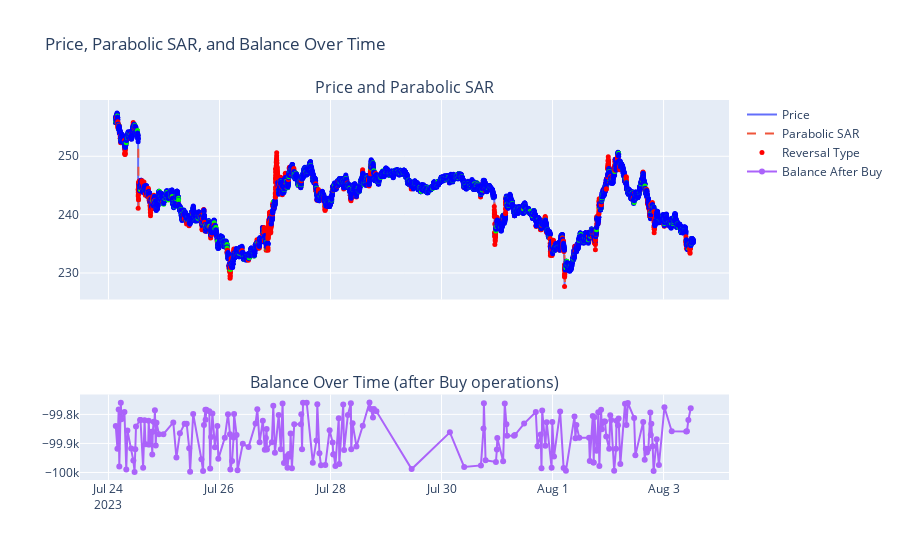

Notebook code cell kept with this figure:
### Code cell
import plotly.graph_objects as go

# Generate synthetic data
# Assuming 'candles' is a DataFrame containing your OHLCV data
data = candles[["Unnamed: 0", "close", "high", "low"]].rename(
    columns={"Unnamed: 0": "timestamp", "close": "price"}
)
data["timestamp"] = data["timestamp"].str[:19]
data.set_index("timestamp", inplace=True)
data.index = pd.to_datetime(data.index)
data.resample("30m").apply({"price": "ohlc", "high": "max", "low": "min"})
data.columns = ["".join(col).strip() for col in data.columns.values]
data = data * 1000

# Calculate Parabolic SAR

data["sar"] = talib.SAR(
    data["price"].values, data["price"].values, acceleration=0.02, maximum=0.2
)

# Additional Features
data["price_diff"] = data["price"].diff()
data["sar_diff"] = data["sar"].diff()
data["momentum"] = data["price"].diff(3)
data["volatility"] = data["price"].rolling(window=5).std()
data["distance_to_sar"] = data["price"] - data["sar"]
data["rolling_max"] = data["price"].rolling(window=5).max()
data["rolling_min"] = data["price"].rolling(window=5).min()
data["price_over_sar_ratio"] = data["price"] / data["sar"]

# Drop NaN rows created by feature engineering
data.dropna(inplace=True)

# Prepare features for HMM
features = data[
    [
        "price_diff",
        "sar_diff",
        "momentum",
        "volatility",
        "distance_to_sar",
        "rolling_max",
        "rolling_min",
        "price_over_sar_ratio",
    ]
].values

# Create and train HMM
model = hmm.GaussianHMM(n_components=3, covariance_type="full", n_iter=100)
model.fit(features)

# Predict hidden states
data["hidden_state"] = model.predict(features)

# Interpret hidden states as reversal types
state_means = np.array(
    [np.mean(features[data["hidden_state"] == i], axis=0) for i in range(3)]
)
sorted_states = np.argsort(state_means[:, 0])

data["reversal_type"] = "Neutral"
data.loc[data["hidden_state"] == sorted_states[0], "reversal_type"] = "Down"
data.loc[data["hidden_state"] == sorted_states[2], "reversal_type"] = "Up"

# Trading simulation
initial_balance = 100000
balance = initial_balance
stock_quantity = 0
trade_log = []

# Create a list to track balance over time and a list to track buy dates
data["balance"] = initial_balance
buy_dates = []

for i, row in data.iterrows():
    if row["reversal_type"] == "Up" and stock_quantity == 0:
        stock_quantity = balance // row["price"]
        balance -= stock_quantity * row["price"]
        data.at[i, "balance"] = balance
        buy_dates.append(i)
        trade_log.append(f"Buy at {row['price']} on {i}, Balance: {balance}")
    elif row["reversal_type"] == "Down" and stock_quantity > 0:
        balance += stock_quantity * row["price"]
        stock_quantity = 0
        data.at[i, "balance"] = balance
        trade_log.append(f"Sell at {row['price']} on {i}, Balance: {balance}")

# Remaining stocks are sold at the last price
if stock_quantity > 0:
    balance += stock_quantity * data["price"].iloc[-1]
    data.at[data.index[-1], "balance"] = balance
    trade_log.append(
        f"Sell at {data['price'].iloc[-1]} on {data.index[-1]}, Balance: {balance}"
    )

# Calculate final portfolio value
final_portfolio_value = balance

print(f"Final Portfolio Value: {final_portfolio_value}")
print("\nTrading log:")
for log in trade_log:
    print(log)

# ... [Plotting section] ...

fig = make_subplots(
    rows=2,
    cols=1,
    shared_xaxes=True,
    subplot_titles=(
        "Price and Parabolic SAR",
        "Balance Over Time (after Buy operations)",
    ),
    row_heights=[0.7, 0.3],
)

# Add Price, SAR and Reversal Type data to the first subplot
fig.add_trace(
    go.Scatter(x=data.index, y=data["price"], mode="lines", name="Price"), row=1, col=1
)
fig.add_trace(
    go.Scatter(
        x=data.index,
        y=data["sar"],
        mode="lines",
        name="Parabolic SAR",
        line=dict(dash="dash"),
    ),
    row=1,
    col=1,
)
colors = {"Up": "#00FF00", "Down": "#FF0000", "Neutral": "#0000FF"}
fig.add_trace(
    go.Scatter(
        x=data.index,
        y=data["price"],
        mode="markers",
        name="Reversal Type",
        marker=dict(color=data["reversal_type"].apply(lambda x: colors[x]), size=5),
    ),
    row=1,
    col=1,
)

# Filter balance data for only buy_dates and subtract initial_balance
buy_balance = data.loc[buy_dates, "balance"] - initial_balance

# Add filtered balance data to the second subplot
fig.add_trace(
    go.Scatter(
        x=buy_balance.index,
        y=buy_balance,
        mode="lines+markers",
        name="Balance After Buy",
    ),
    row=2,
    col=1,
)

# Update and show figure
fig.update_layout(title_text="Price, Parabolic SAR, and Balance Over Time")
fig.show()

### Figure 1 — Plotly figure (JSON) as saved in the notebook; plotly's stock layout.template omitted (floating-point values rounded to 4 significant figures; data arrays with more than 128 entries replaced by an {"elided": "..."} marker saying what was removed)
{"data": [{"mode": "lines", "name": "Price", "type": "scatter", "x": {"elided": "14990 str values"}, "xaxis": "x", "y": {"elided": "14990 float values"}, "yaxis": "y"}, {"line": {"dash": "dash"}, "mode": "lines", "name": "Parabolic SAR", "type": "scatter", "x": {"elided": "14990 str values"}, "xaxis": "x", "y": {"elided": "14990 float values"}, "yaxis": "y"}, {"marker": {"color": {"elided": "14990 str values"}, "size": 5}, "mode": "markers", "name": "Reversal Type", "type": "scatter", "x": {"elided": "14990 str values"}, "xaxis": "x", "y": {"elided": "14990 float values"}, "yaxis": "y"}, {"mode": "lines+markers", "name": "Balance After Buy", "type": "scatter", "x": {"elided": "198 str values"}, "xaxis": "x2", "y": {"elided": "198 float values"}, "yaxis": "y2"}], "layout": {"annotations": [{"font": {"size": 16}, "showarrow": false, "text": "Price and Parabolic SAR", "x": 0.5, "xanchor": "center", "xref": "paper", "y": 1.0, "yanchor": "bottom", "yref": "paper"}, {"font": {"size": 16}, "showarrow": false, "text": "Balance Over Time (after Buy operations)", "x": 0.5, "xanchor": "center", "xref": "paper", "y": 0.225, "yanchor": "bottom", "yref": "paper"}], "title": {"text": "Price, Parabolic SAR, and Balance Over Time"}, "xaxis": {"anchor": "y", "domain": [0, 1], "matches": "x2", "showticklabels": false}, "xaxis2": {"anchor": "y2", "domain": [0, 1]}, "yaxis": {"anchor": "x", "domain": [0.475, 1.0]}, "yaxis2": {"anchor": "x2", "domain": [0, 0.225]}}}
